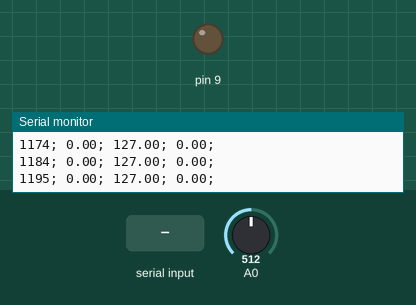
A sketch run on a simulated Arduino Uno, built with avr-gcc and run on an emulated ATmega328P. Shown: output pins drawn as LEDs (lit = HIGH), the last lines printed to the serial monitor. The inputs (shaded band) are chosen by the test bench; at power-on: A0 = 512.

Above: at 1.2 s.
1.3 s: "200\n" received over Serial
At 2.95 s:
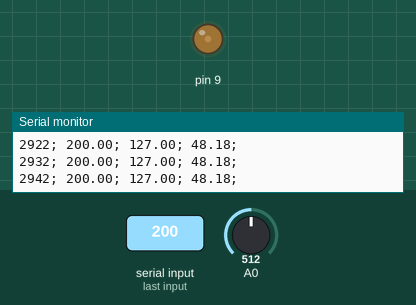
At 3.85 s:
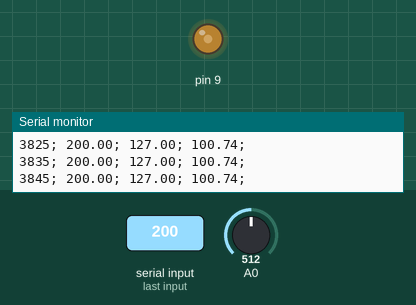
4.3 s: A0 set to 306
7.3 s: A0 set to 795
8.8 s: A0 set to 807
At 12.1 s:
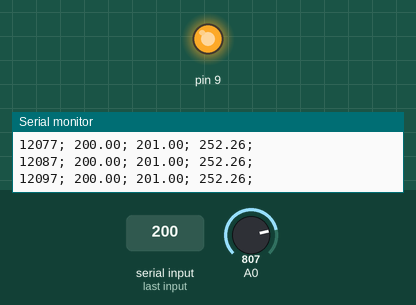
Timing chart, 0 to 12.8 s (numbered marks = the images above; inputs shaded):
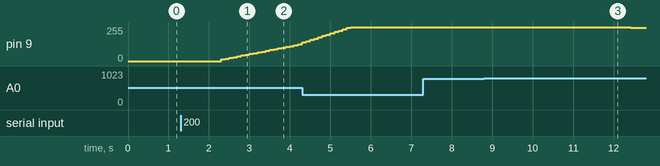

The sketch:

ldr_closed_loop_PID.ino
```cpp
/* Code to test the close loop system to control a LED intensity. */

// Include here the PID Library that you have downloaded previously.
#include <PID_v1.h>

// Definition of a boolean variable. If true, it prints the system information each 10 ms in a clean format to copy&paste the info at an excel sheet.
// Otherwise, it prints the information each 100 ms (PID default execution).
bool ziegler_nichols = true;

// Auxiliar variables to read the desired light from the keyboard (function NewConfigParameter() ).
String cadena;
double number;

// Define variables we'll be connecting the PID to.
// Which we will use so as to know the behaviour of our plant (setpoint, input, output)
String lecture;
double Input, Output;
double Setpoint;
double Kp=0.1, Ki=0.8, Kd=0;
bool PID_executed;
// Define time auxiliar variables
unsigned long Time = 0, Time_ant = 0;
unsigned long num_aux = 0;

// Configuration of the PID Variables that we will change so as to control the plant. And construction of the PID object.

PID myPID(&Input, &Output, &Setpoint, Kp, Ki, Kd, DIRECT);

// Configuration of the PID Variables that we will change so as to control the plant.
void NewConfigParameter()
{
  if (Serial.available() > 0)
  {
    // Put the reading on string
    cadena = Serial.readString();
    // If the beginning of the string is a number it transforms it into a float on the number variable
    //
    number = cadena.toFloat();
    Setpoint = number;
  }
}

// The setup routine runs once when you press reset:
void setup()
{
  // Initialize serial communication at 57600 bits per second
  Serial.begin(57600);
  // Turn the PID on
  myPID.SetMode(AUTOMATIC);
  // Indicate that we the PID has been activated
  Serial.println("PID habilitado");
}

// The loop routine runs over and over again forever:
void loop()
{
    // Read the current time in milliseconds
    Time = millis();

    // Read the input of the channel 0, where we have the LDR connected
    Input = map(analogRead(0), 0, 1023, 0.0, 255.0);

    // Read the Setpoint value using the serial port
    NewConfigParameter();

    // Execute the PID controller. The function returns a value of 1 if the PID has been executed. Otherwise, returns a 0
    PID_executed = myPID.Compute();
    analogWrite(9, Output);


    // Run the program at 10 ms.
    //==================================================================================================
    if (Time - Time_ant >=  10)
    {
        // Auxiliar flag used to print out every 10 ms
        num_aux = 1;
        // Update the variable named Time_ant so as to be able to run the program again after 10 ms.
        Time_ant = Time;
    }
    //==================================================================================================

    // Print out the data if we have tuned the PID or not.
    //==================================================================================================
    // If we are tunning the PID, print the info each 10 ms to copy the data to an excel file.
    if (ziegler_nichols == true)
    {
        if (num_aux == 1) {
            // Print out Time in ms.
            Serial.print(Time);
            Serial.print("; ");
            // Print setpoint
            Serial.print(Setpoint);
            Serial.print("; ");
            // Print out the plant output without maping it
            Serial.print(Input);
            Serial.print("; ");
            // Print out PID output, plant input.
            Serial.print(Output);
            Serial.println("; ");
            // Restart the flag.
            num_aux = 0;
        }
    }
    // Ohterwise, print only when the PID has been executed.
    else
    {
        if (PID_executed == true)
        {
            // Print out Time in ms.
            Serial.print("Time = ");
            Serial.print(Time);
            Serial.print("\t ");
            // Print Setpoint
            Serial.print("Setpoint = ");
            Serial.print(Setpoint);
            Serial.print("\t ");
            // Print out the plant output without maping it
            Serial.print("Input = ");
            Serial.print(Input);
            Serial.print("\t ");
            // Print out PID output, plant input.
            Serial.print("Output = ");
            Serial.println(Output);
            // Restart the flag.
            PID_executed = false;
        }
    }
    //==================================================================================================
}
```

Measured:
- the behaviour switches between 806 and 807 on A0 (found by bisection; images 2 and 3)
- after the input at 1.3 s, pin 9: moves from 0/255 to 124/255 over 1.9 s, starting after 1.0 s
- after the input at 8.8 s, pin 9: 255/255 → 254/255 at once, → 253/255 1.1 s later, → 252/255 1.2 s later, → 251/255 1.3 s later
